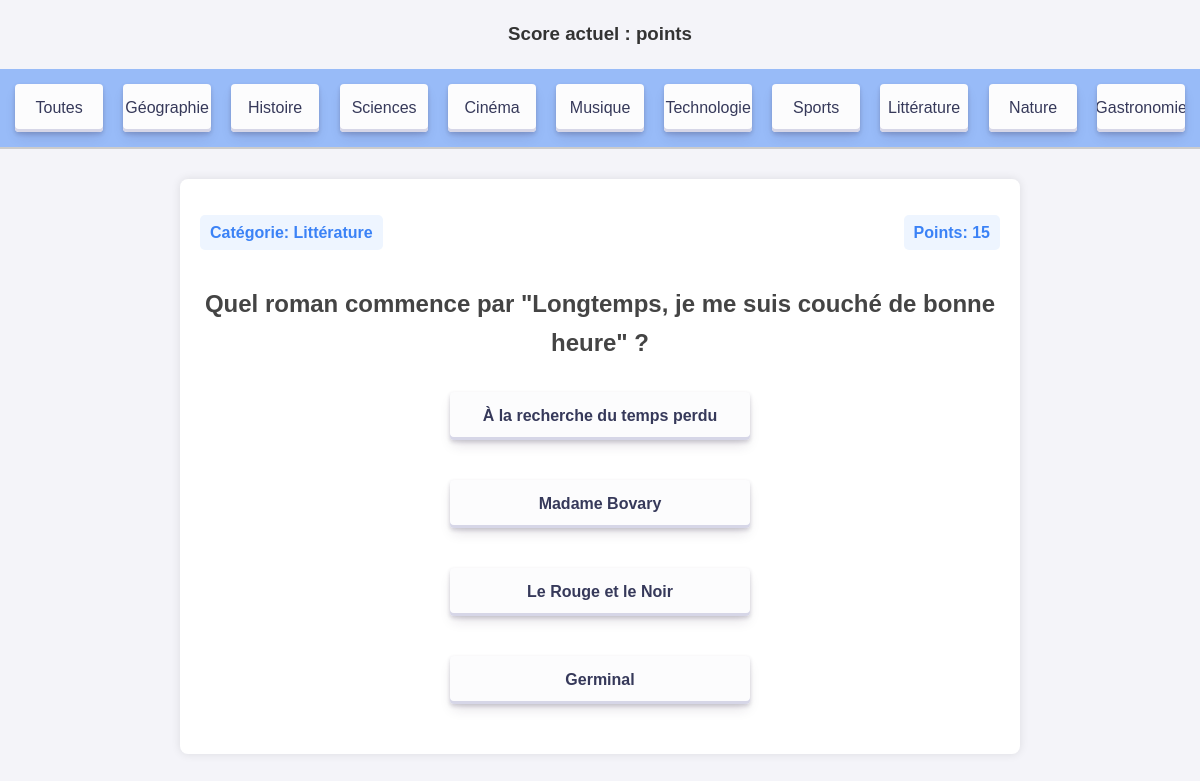
The page /question.php on the database its author committed.
### tables this page shows
CREATE TABLE IF NOT EXISTS `question` (
  `id_question` int NOT NULL AUTO_INCREMENT,
  `categorie` varchar(255) DEFAULT NULL,
  `nb_point` int DEFAULT NULL,
  `question` text,
  `reponse_vrai` varchar(255) DEFAULT NULL,
  `reponse_fausse1` varchar(255) DEFAULT NULL,
  `reponse_fausse2` varchar(255) DEFAULT NULL,
  `reponse_fausse3` varchar(255) DEFAULT NULL,
  PRIMARY KEY (`id_question`)
);

### question.php (the view, shortened to what this page needs)
<?php
include 'db.php';
?>
<!DOCTYPE html>
<html lang="fr">
<head>
    <link rel="stylesheet" href="style.css">
</head>
<body>
<?php
$id_joueur = $_GET['id_joueur'];
$pseudo = $_GET['pseudo'];
$categorie = isset($_GET['categorie']) ? $_GET['categorie'] : null;
$sql_score = "SELECT score FROM joueur WHERE id_joueur = :id_joueur";
$stmt_score = $pdo->prepare($sql_score);
$stmt_score->bindParam(':id_joueur', $id_joueur);
$stmt_score->execute();
$score = $stmt_score->fetch(PDO::FETCH_ASSOC)['score'];
echo "<div style='text-align: center; margin-bottom: 20px;'>";
echo "<h3>Score actuel : " . htmlspecialchars($score) . " points</h3>";
echo "</div>";
$sql_cat = "SELECT DISTINCT categorie FROM question";
$stmt_cat = $pdo->prepare($sql_cat);
$stmt_cat->execute();
$categories = $stmt_cat->fetchAll(PDO::FETCH_ASSOC);
echo "<div class='categories'>";
echo "<a href='question.php?pseudo=" . urlencode($pseudo) . "&id_joueur=" . urlencode($id_joueur) . "' class='button_cat'>Toutes</a>";
foreach ($categories as $cat) {
    echo "<a href='question.php?pseudo=" . urlencode($pseudo) . "&id_joueur=" . urlencode($id_joueur) . "&categorie=" . urlencode($cat['categorie']) . "' class='button_cat'>" . htmlspecialchars($cat['categorie']) . "</a>";
}
echo "</div>";
$sql_check_questions = "
    SELECT COUNT(*) AS total_questions
    FROM question AS q
    LEFT JOIN joueur_question AS jq
        ON q.id_question = jq.id_question
        AND jq.id_joueur = :id_joueur
    WHERE jq.id_question IS NULL
";
$stmt_check = $pdo->prepare($sql_check_questions);
$stmt_check->bindParam(':id_joueur', $id_joueur);
$stmt_check->execute();
$questions_left = $stmt_check->fetch(PDO::FETCH_ASSOC)['total_questions'];
if ($questions_left > 0) {
    $sql = "
    SELECT q.*
    FROM question AS q
    LEFT JOIN joueur_question AS jq
        ON q.id_question = jq.id_question
        AND jq.id_joueur = :id_joueur
    WHERE jq.id_question IS NULL
    ";
    $sql .= " ORDER BY RAND() LIMIT 1";
    $stmt = $pdo->prepare($sql);
    $stmt->bindParam(':id_joueur', $id_joueur);
    $stmt->execute();
    if ($stmt->rowCount() > 0) {
        echo "<div class='div_question'>";
        $question = $stmt->fetch(PDO::FETCH_ASSOC);
        echo "<div style='display: flex; justify-content: space-between; align-items: center;'>";
        echo "<p class='categorie-info'>Catégorie: " . htmlspecialchars($question['categorie']) . "</p>";
        echo "<p class='categorie-info' style='margin-left: auto;'>Points: " . htmlspecialchars($question['nb_point']) . "</p>";
        echo "</div>";
        echo "<h2>" . htmlspecialchars($question['question']) . "</h2>";
        $answers = [
            $question['reponse_vrai'],
            $question['reponse_fausse1'],
            $question['reponse_fausse2'],
            $question['reponse_fausse3']
        ];
        shuffle($answers);
        foreach ($answers as $answer) {
            echo "<form method='post' action='verif.php?pseudo=" . urlencode($pseudo) . "&id_joueur=" . urlencode($id_joueur) . "&categorie=" . urlencode($categorie ?? '') . "'>";
            echo "<button class='button_cat' type='submit'>" . htmlspecialchars($answer) . "</button>";
            echo "</form>";
        }
        echo "</div>";
    } else {
        echo "<h2>Aucune question disponible dans cette catégorie.</h2>";
        echo "<p><a href='question.php?pseudo=" . urlencode($pseudo) . "&id_joueur=" . urlencode($id_joueur) . "' class='button_cat'>Voir toutes les questions</a></p>";
    }
} else if ($categorie) {
    echo "<div class='div_question'>";
    echo "<h2>Vous avez répondu à toutes les questions de la catégorie : " . htmlspecialchars($categorie) . "</h2>";
    echo "<p>Passons aux questions des autres catégories.</p>";
    echo "<p><a href='question.php?pseudo=" . urlencode($pseudo) . "&id_joueur=" . urlencode($id_joueur) . "' class='button_cat'>Continuer</a></p>";
    echo "</div>";
}
?>
</body>
</html>

### style.css (style rules this page uses)
body { font-family: Arial, sans-serif; margin: 0; padding: 0; background-color: #f4f4f9; color: #333; line-height: 1.6; }
h1, h2, p { text-align: center; color: #444; }
form { margin: 0; padding: 0; border: none; background: none; display: flex; justify-content: center; margin-bottom: 20px; }
a { color: #007bff; text-decoration: none; display: block; text-align: center; margin: 10px 0; }
button { --button_radius: 0.75em; --button_color: #e8e8e8; --button_outline_color: #000000; font-size: 17px; font-weight: bold; border: none; cursor: pointer; border-radius: var(--button_radius); background: var(--button_outline_color); width: 200px; height: auto; padding: 0; }
.categories { display: flex; justify-content: center; align-items: center; gap: 10px; padding: 10px; background-color: #98bbf8 ; border-bottom: 2px solid #ccc; }
.button_cat { align-items: center; appearance: none; background-color: #fcfcfd; border-radius: 4px; border-width: 0; box-shadow: rgba(45, 35, 66, 0.2) 0 2px 4px, rgba(45, 35, 66, 0.15) 0 7px 13px -3px, #d6d6e7 0 -3px 0 inset; box-sizing: border-box; color: #36395a; cursor: pointer; display: inline-flex; height: 48px; justify-content: center; line-height: 1; list-style: none; overflow: hidden; padding: 10px 16px; position: relative; text-align: center; text-decoration: none; transition: box-shadow 0.15s, transform 0.15s; user-select: none; -webkit-user-select: none; touch-action: manipulation; white-space: nowrap; will-change: box-shadow, transform; font-size: 16px; width: 100%; max-width: 300px; margin: 10px auto; }
.div_question { max-width: 800px; margin: 30px auto; padding: 20px; background-color: #fff; border-radius: 8px; box-shadow: 0px 0px 10px rgba(0, 0, 0, 0.1); }
.categorie-info { background-color: #eef5ff; padding: 5px 10px; border-radius: 5px; display: inline-block; margin-bottom: 15px; color: #3b82f6; font-weight: bold; }
a.button_cat { display: inline-flex; align-items: center; justify-content: center; text-decoration: none; margin: 5px; }

### rows shown on the page
question: categorie "Littérature", nb_point "15", question "Quel roman commence par \"Longtemps, je me suis couché de bonne heure\" ?", reponse_vrai "À la recherche du temps perdu", reponse_fausse2 "Madame Bovary", reponse_fausse1 "Le Rouge et le Noir", reponse_fausse3 "Germinal"

### other values the page prints
$cat['categorie'] "Géographie"
$cat['categorie'] "Histoire"
$cat['categorie'] "Sciences"
$cat['categorie'] "Cinéma"
$cat['categorie'] "Musique"
$cat['categorie'] "Technologie"
$cat['categorie'] "Sports"
$cat['categorie'] "Littérature"
$cat['categorie'] "Nature"
